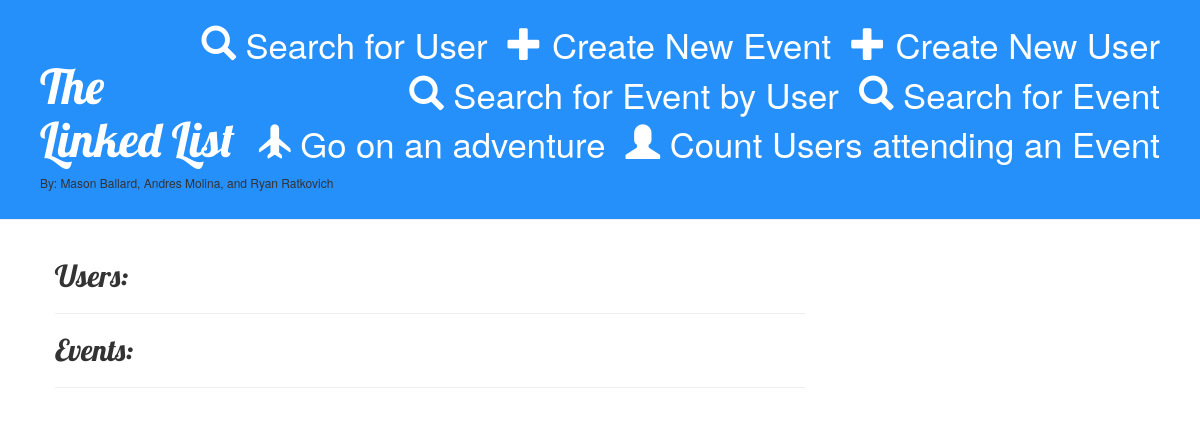
The app's page /, older data.
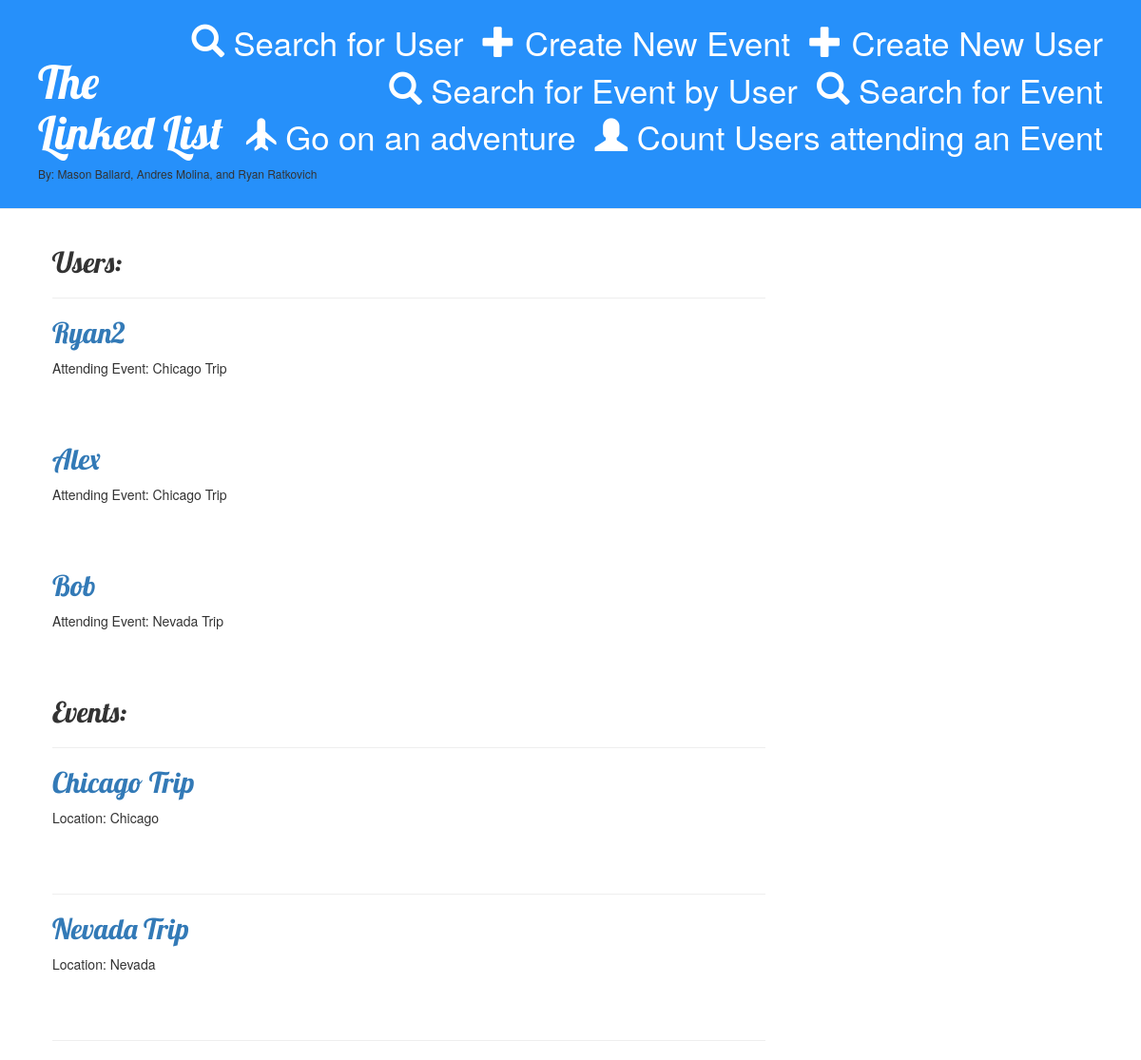
The same page, newer data.
### api/models.py (models this page shows, shortened)
class User(models.Model):
    username = models.CharField(max_length=20)
    password = models.CharField(max_length=20)
    event = models.CharField(default="",max_length=20)

class Event(models.Model):
    event_name = models.CharField(max_length=20)
    location = models.CharField(max_length=50, default="")
    startTime = models.DateTimeField(default = timezone.now,blank=False, null=False)
    endTime = models.DateTimeField(default = timezone.now,blank=False, null=False)
    description = models.TextField(default="")

### api/views.py (the view)
# urls.py: path('', views.user_list, name='user_list'),
def user_list(request):
    users = User.objects.all()
    events = Event.objects.all()
    return render(request, 'api/user_list.html', {'users': users, 'events': events})

### api/templates/api/user_list.html
{% extends 'api/base.html' %}
{% block content %}
	<h2> Users: </h2>
    <div class="divider py-1 bg-dark"><hr></div>
	{% for user in users %}
	<div class="user">
	    <h2><a href="{% url 'user_detail' pk=user.pk %}">{{ user.username }}</a></h2>
	    <p>Attending Event: {{ user.event|linebreaksbr }}</p>
	</div>
	{% endfor %}
	<h2> Events: </h2>
	<div class="divider py-1 bg-dark"><hr></div>
	{% for event in events %}
	<div class="user">
	    <h2><a href="{% url 'event_detail' pk=event.pk %}">{{ event.event_name }}</a></h2>
	    <p>Location: {{ event.location|linebreaksbr }}</p>
	</div>
	<div class="divider py-1 bg-dark"><hr></div>
	{% endfor %}
{% endblock%}

### api/templates/api/base.html (shortened to what this page needs)
{% load static %}
<html>
<head>
    <link rel="stylesheet" href="//maxcdn.bootstrapcdn.com/bootstrap/3.2.0/css/bootstrap.min.css">
    <link rel="stylesheet" href="//maxcdn.bootstrapcdn.com/bootstrap/3.2.0/css/bootstrap-theme.min.css">
    <link rel="stylesheet" href="{% static 'css/api.css' %}">
</head>
<body>
    <div class="page-header">
        <a href="{% url 'user_new' %}" class="top-menu"><span class="glyphicon glyphicon-plus"></span> Create New User</a>
        <a href="{% url 'event_new' %}" class="top-menu"><span class="glyphicon glyphicon-plus"></span> Create New Event</a>
        <a href="{% url 'search_user' %}" class="top-menu"><span class="glyphicon glyphicon-search"></span> Search for User</a>
        <a href="{% url 'search_event' %}" class="top-menu"><span class="glyphicon glyphicon-search"></span> Search for Event</a>
        <a href="{% url 'search_event_by_user' %}" class="top-menu"><span class="glyphicon glyphicon-search"></span> Search for Event by User</a>
        <a href="{% url 'count_users_attending_event' %}" class="top-menu"><span class="glyphicon glyphicon-user"></span> Count Users attending an Event</a>
        <a href="{% url 'adventure' %}" class="top-menu"><span class="glyphicon glyphicon-plane"></span> Go on an adventure</a>
        <br>
        <h1><a href="/">The Linked List</a></h1>
        <h6>By: Mason Ballard, Andres Molina, and Ryan Ratkovich</h6>
    </div>
    <div class="content container">
        <div class="row">
            <div class="col-md-8">
            {% block content %}
            {% endblock %}
            </div>
        </div>
    </div>
</body>
</html>

### api/static/css/api.css (style rules this page uses)
.page-header { background-color: #2690fa; margin-top: 0; padding: 20px 20px 20px 40px; }
.page-header h1, .page-header h1 a, .page-header h1 a:visited, .page-header h1 a:active { color: #ffffff; font-size: 36pt; text-decoration: none; }
.content { margin-left: 40px; }
h1, h2, h3, h4 { font-family: 'Lobster', cursive; }
.top-menu, .top-menu:hover, .top-menu:visited { color: #ffffff; float: right; font-size: 26pt; margin-right: 20px; }
.user { margin-bottom: 70px; }

Row changes from the older to the newer data that the page shows:
added User: username "Ryan2", event "Chicago Trip"
added User: username "Alex", event "Chicago Trip"
added User: username "Bob", event "Nevada Trip"
added Event: event_name "Chicago Trip", location "Chicago"
added Event: event_name "Nevada Trip", location "Nevada"
